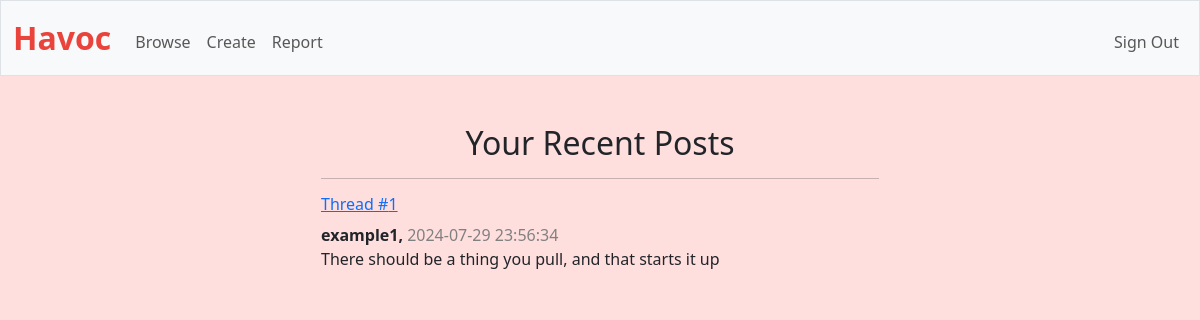
/ (signed in), run on the app's committed database.
### tables this page shows
CREATE TABLE posts (id INTEGER PRIMARY KEY, thread_id INTEGER, created TIMESTAMP DEFAULT CURRENT_TIMESTAMP, user TEXT, content TEXT);

### app.py (the view)
@app.route("/")
@login_required
def index():
    user = db.execute(
        "SELECT username FROM users WHERE id = ?", session["user_id"]
    )
    posts = db.execute(
        "SELECT * FROM posts WHERE user = ?", user[0]["username"]
    )
    return render_template("index.html", posts=posts)

### app.py (called while the page is built)
@app.after_request
def after_request(response):
    response.headers["Cache-Control"] = "no-cache, no-store, must-revalidate"
    response.headers["Expires"] = 0
    response.headers["Pragma"] = "no-cache"
    return response

### helpers.py (called while the page is built)
def login_required(f):
    @wraps(f)
    def decorated_function(*args, **kwargs):
        if session.get("user_id") is None:
            print("not signed in")
            return redirect("/signin")
        return f(*args, **kwargs)
    return decorated_function

### templates/index.html (shortened to what this page needs)
{% extends "layout.html" %}
{% block main %}
    <body >
        <header class="mb-1">
            <h2>Your Recent Posts</h2>
        </header>
        {% for post in posts %}
            <li class='list w-50' style='list-style-type: none; margin: auto; text-align: left;'>
                <hr>
                <h6><a # href="/thread/{{ post.thread_id }}">Thread #{{ post.thread_id }}</a> </h6>
                <span class = 'user' >{{ post.user }},</span>
                <span class = 'date' >{{ post.created }}</span>
                <br>
                <p> {{ post.content }}</p>
              </li>
            {% endfor %}
            </body>
{% endblock %}

### static/styles.css (style rules this page uses)
.list { list-style-type: none; }
.user { font-weight: bold; }
.date { color: #808080; }
body { background-color: rgb(255, 222, 222); }

### data on the page
posts: thread_id "1", user "example1", created "2024-07-29 23:56:34", content "There should be a thing you pull, and that starts it up"
